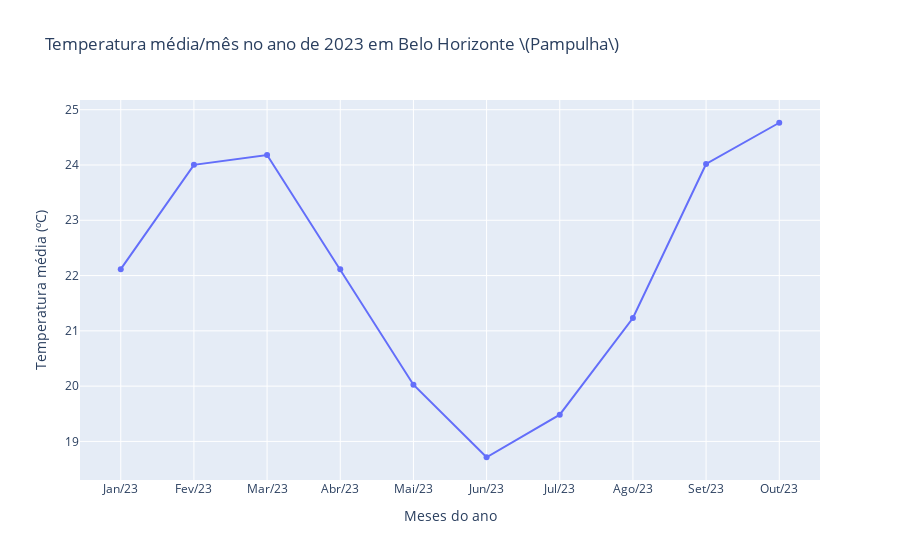

Here is the notebook cell this chart was saved with:
### Markdown cell above
##### 8. Criar e exibir o gráfico interativo:

### Code cell
city_table.dropna(inplace=True)
fig = go.Figure(
    data=[go.Scatter(x=city_table['Data'], y=city_table['TEMPERATURA DO AR - BULBO SECO, HORARIA (°C)'])],
    skip_invalid=True,
    empty=False,
    layout = go.Layout(title=go.layout.Title(text=f'Temperatura média/mês no ano de {user_yr} em {user_city.title()}'))
    )
fig.update_layout(xaxis_title_text=f'Meses do ano', yaxis_title_text='Temperatura média (ºC)')
fig.show()

### Figure 1 — Plotly figure (JSON) as saved in the notebook; plotly's stock layout.template omitted (floating-point values rounded to 4 significant figures)
{"data": [{"type": "scatter", "x": ["Jan/23", "Fev/23", "Mar/23", "Abr/23", "Mai/23", "Jun/23", "Jul/23", "Ago/23", "Set/23", "Out/23"], "y": [22.12, 24.0, 24.18, 22.11, 20.03, 18.71, 19.48, 21.23, 24.02, 24.76]}], "layout": {"title": {"text": "Temperatura média/mês no ano de 2023 em Belo Horizonte \\(Pampulha\\)"}, "xaxis": {"title": {"text": "Meses do ano"}}, "yaxis": {"title": {"text": "Temperatura média (ºC)"}}}}
